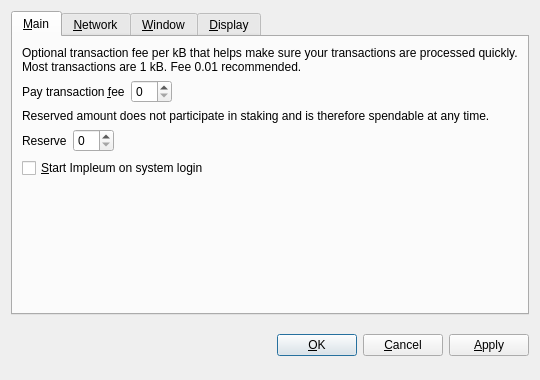
<?xml version="1.0" encoding="UTF-8"?>
<ui version="4.0">
 <class>OptionsDialog</class>
 <widget class="QDialog" name="OptionsDialog">
  <property name="geometry">
   <rect>
    <x>0</x>
    <y>0</y>
    <width>540</width>
    <height>380</height>
   </rect>
  </property>
  <property name="windowTitle">
   <string>Options</string>
  </property>
  <property name="modal">
   <bool>true</bool>
  </property>
  <layout class="QVBoxLayout" name="verticalLayout">
   <item>
    <widget class="QTabWidget" name="tabWidget">
     <property name="tabPosition">
      <enum>QTabWidget::North</enum>
     </property>
     <property name="currentIndex">
      <number>0</number>
     </property>
     <widget class="QWidget" name="tabMain">
      <attribute name="title">
       <string>&amp;Main</string>
      </attribute>
      <layout class="QVBoxLayout" name="verticalLayout_Main">
       <item>
        <widget class="QLabel" name="transactionFeeInfoLabel">
         <property name="text">
          <string>Optional transaction fee per kB that helps make sure your transactions are processed quickly. Most transactions are 1 kB. Fee 0.01 recommended.</string>
         </property>
         <property name="textFormat">
          <enum>Qt::PlainText</enum>
         </property>
         <property name="wordWrap">
          <bool>true</bool>
         </property>
        </widget>
       </item>
       <item>
        <layout class="QHBoxLayout" name="horizontalLayoutFee">
         <item>
          <widget class="QLabel" name="transactionFeeLabel">
           <property name="text">
            <string>Pay transaction &amp;fee</string>
           </property>
           <property name="textFormat">
            <enum>Qt::PlainText</enum>
           </property>
           <property name="buddy">
            <cstring>transactionFee</cstring>
           </property>
          </widget>
         </item>
         <item>
          <widget class="BitcoinAmountField" name="transactionFee"/>
         </item>
         <item>
          <spacer name="horizontalSpacerFee">
           <property name="orientation">
            <enum>Qt::Horizontal</enum>
           </property>
           <property name="sizeHint" stdset="0">
            <size>
             <width>40</width>
             <height>20</height>
            </size>
           </property>
          </spacer>
         </item>
        </layout>
       </item>
       <item>
        <widget class="QLabel" name="reserveBalanceInfoLabel">
         <property name="text">
          <string>Reserved amount does not participate in staking and is therefore spendable at any time.</string>
         </property>
         <property name="textFormat">
          <enum>Qt::PlainText</enum>
         </property>
         <property name="wordWrap">
          <bool>true</bool>
         </property>
        </widget>
       </item>
       <item>
        <layout class="QHBoxLayout" name="horizontalLayoutReserveBalance">
         <item>
          <widget class="QLabel" name="reserveBalanceLabel">
           <property name="text">
            <string>Reserve</string>
           </property>
           <property name="textFormat">
            <enum>Qt::PlainText</enum>
           </property>
           <property name="buddy">
            <cstring>reserveBalance</cstring>
           </property>
          </widget>
         </item>
         <item>
          <widget class="BitcoinAmountField" name="reserveBalance"/>
         </item>
         <item>
          <spacer name="horizontalSpacerReserveBalance">
           <property name="orientation">
            <enum>Qt::Horizontal</enum>
           </property>
           <property name="sizeHint" stdset="0">
            <size>
             <width>40</width>
             <height>20</height>
            </size>
           </property>
          </spacer>
         </item>
        </layout>
       </item>
       <item>
        <widget class="QCheckBox" name="bitcoinAtStartup">
         <property name="toolTip">
          <string>Automatically start Impleum after logging in to the system.</string>
         </property>
         <property name="text">
          <string>&amp;Start Impleum on system login</string>
         </property>
        </widget>
       </item>
       <item>
        <spacer name="verticalSpacer_Main">
         <property name="orientation">
          <enum>Qt::Vertical</enum>
         </property>
         <property name="sizeHint" stdset="0">
          <size>
           <width>20</width>
           <height>40</height>
          </size>
         </property>
        </spacer>
       </item>
      </layout>
     </widget>
     <widget class="QWidget" name="tabNetwork">
      <attribute name="title">
       <string>&amp;Network</string>
      </attribute>
      <layout class="QVBoxLayout" name="verticalLayout_Network">
       <item>
        <widget class="QCheckBox" name="mapPortUpnp">
         <property name="toolTip">
          <string>Automatically open the Impleum client port on the router. This only works when your router supports UPnP and it is enabled.</string>
         </property>
         <property name="text">
          <string>Map port using &amp;UPnP</string>
         </property>
        </widget>
       </item>
       <item>
        <widget class="QCheckBox" name="connectSocks">
         <property name="toolTip">
          <string>Connect to the Impleum network through a SOCKS5 proxy (e.g. when connecting through Tor).</string>
         </property>
         <property name="text">
          <string>&amp;Connect through SOCKS5 proxy:</string>
         </property>
        </widget>
       </item>
       <item>
        <layout class="QHBoxLayout" name="horizontalLayout_Network">
         <item>
          <widget class="QLabel" name="proxyIpLabel">
           <property name="text">
            <string>Proxy &amp;IP:</string>
           </property>
           <property name="textFormat">
            <enum>Qt::PlainText</enum>
           </property>
           <property name="buddy">
            <cstring>proxyIp</cstring>
           </property>
          </widget>
         </item>
         <item>
          <widget class="QValidatedLineEdit" name="proxyIp">
           <property name="maximumSize">
            <size>
             <width>140</width>
             <height>16777215</height>
            </size>
           </property>
           <property name="toolTip">
            <string>IP address of the proxy (e.g. 127.0.0.1)</string>
           </property>
          </widget>
         </item>
         <item>
          <widget class="QLabel" name="proxyPortLabel">
           <property name="text">
            <string>&amp;Port:</string>
           </property>
           <property name="textFormat">
            <enum>Qt::PlainText</enum>
           </property>
           <property name="buddy">
            <cstring>proxyPort</cstring>
           </property>
          </widget>
         </item>
         <item>
          <widget class="QLineEdit" name="proxyPort">
           <property name="maximumSize">
            <size>
             <width>55</width>
             <height>16777215</height>
            </size>
           </property>
           <property name="toolTip">
            <string>Port of the proxy (e.g. 9050)</string>
           </property>
          </widget>
         </item>
         <item>
          <spacer name="horizontalSpacer_Network">
           <property name="orientation">
            <enum>Qt::Horizontal</enum>
           </property>
           <property name="sizeHint" stdset="0">
            <size>
             <width>40</width>
             <height>20</height>
            </size>
           </property>
          </spacer>
         </item>
        </layout>
       </item>
       <item>
        <spacer name="verticalSpacer_Network">
         <property name="orientation">
          <enum>Qt::Vertical</enum>
         </property>
         <property name="sizeHint" stdset="0">
          <size>
           <width>20</width>
           <height>40</height>
          </size>
         </property>
        </spacer>
       </item>
      </layout>
     </widget>
     <widget class="QWidget" name="tabWindow">
      <attribute name="title">
       <string>&amp;Window</string>
      </attribute>
      <layout class="QVBoxLayout" name="verticalLayout_Window">
       <item>
        <widget class="QCheckBox" name="minimizeToTray">
         <property name="toolTip">
          <string>Show only a tray icon after minimizing the window.</string>
         </property>
         <property name="text">
          <string>&amp;Minimize to the tray instead of the taskbar</string>
         </property>
        </widget>
       </item>
       <item>
        <widget class="QCheckBox" name="minimizeOnClose">
         <property name="toolTip">
          <string>Minimize instead of exit the application when the window is closed. When this option is enabled, the application will be closed only after selecting Quit in the menu.</string>
         </property>
         <property name="text">
          <string>M&amp;inimize on close</string>
         </property>
        </widget>
       </item>
       <item>
        <spacer name="verticalSpacer_Window">
         <property name="orientation">
          <enum>Qt::Vertical</enum>
         </property>
         <property name="sizeHint" stdset="0">
          <size>
           <width>20</width>
           <height>40</height>
          </size>
         </property>
        </spacer>
       </item>
      </layout>
     </widget>
     <widget class="QWidget" name="tabDisplay">
      <attribute name="title">
       <string>&amp;Display</string>
      </attribute>
      <layout class="QVBoxLayout" name="verticalLayout_Display">
       <item>
        <layout class="QHBoxLayout" name="horizontalLayout_1_Display">
         <item>
          <widget class="QLabel" name="langLabel">
           <property name="text">
            <string>User Interface &amp;language:</string>
           </property>
           <property name="textFormat">
            <enum>Qt::PlainText</enum>
           </property>
           <property name="buddy">
            <cstring>lang</cstring>
           </property>
          </widget>
         </item>
         <item>
          <widget class="QValueComboBox" name="lang">
           <property name="toolTip">
            <string>The user interface language can be set here. This setting will take effect after restarting Impleum.</string>
           </property>
          </widget>
         </item>
        </layout>
       </item>
       <item>
        <layout class="QHBoxLayout" name="horizontalLayout_2_Display">
         <item>
          <widget class="QLabel" name="unitLabel">
           <property name="text">
            <string>&amp;Unit to show amounts in:</string>
           </property>
           <property name="textFormat">
            <enum>Qt::PlainText</enum>
           </property>
           <property name="buddy">
            <cstring>unit</cstring>
           </property>
          </widget>
         </item>
         <item>
          <widget class="QValueComboBox" name="unit">
           <property name="toolTip">
            <string>Choose the default subdivision unit to show in the interface and when sending coins.</string>
           </property>
          </widget>
         </item>
        </layout>
       </item>
       <item>
        <widget class="QCheckBox" name="coinControlFeatures">
         <property name="toolTip">
          <string>Whether to show coin control features or not.</string>
         </property>
         <property name="text">
          <string>Display coin &amp;control features (experts only!)</string>
         </property>
        </widget>
       </item>
       <item>
        <widget class="QCheckBox" name="useBlackTheme">
         <property name="text">
          <string>Use black visual theme (requires restart)</string>
         </property>
        </widget>
       </item>
       <item>
        <spacer name="verticalSpacer_Display">
         <property name="orientation">
          <enum>Qt::Vertical</enum>
         </property>
         <property name="sizeHint" stdset="0">
          <size>
           <width>20</width>
           <height>40</height>
          </size>
         </property>
        </spacer>
       </item>
      </layout>
     </widget>
    </widget>
   </item>
   <item>
    <layout class="QHBoxLayout" name="horizontalLayout_Buttons">
     <item>
      <spacer name="horizontalSpacer_1">
       <property name="orientation">
        <enum>Qt::Horizontal</enum>
       </property>
       <property name="sizeHint" stdset="0">
        <size>
         <width>40</width>
         <height>48</height>
        </size>
       </property>
      </spacer>
     </item>
     <item>
      <widget class="QLabel" name="statusLabel">
       <property name="font">
        <font>
         <weight>75</weight>
         <bold>true</bold>
        </font>
       </property>
       <property name="text">
        <string/>
       </property>
       <property name="textFormat">
        <enum>Qt::PlainText</enum>
       </property>
       <property name="wordWrap">
        <bool>true</bool>
       </property>
      </widget>
     </item>
     <item>
      <spacer name="horizontalSpacer_2">
       <property name="orientation">
        <enum>Qt::Horizontal</enum>
       </property>
       <property name="sizeHint" stdset="0">
        <size>
         <width>40</width>
         <height>48</height>
        </size>
       </property>
      </spacer>
     </item>
     <item>
      <widget class="QPushButton" name="okButton">
       <property name="text">
        <string>&amp;OK</string>
       </property>
      </widget>
     </item>
     <item>
      <widget class="QPushButton" name="cancelButton">
       <property name="text">
        <string>&amp;Cancel</string>
       </property>
       <property name="autoDefault">
        <bool>false</bool>
       </property>
      </widget>
     </item>
     <item>
      <widget class="QPushButton" name="applyButton">
       <property name="text">
        <string>&amp;Apply</string>
       </property>
       <property name="autoDefault">
        <bool>false</bool>
       </property>
      </widget>
     </item>
    </layout>
   </item>
  </layout>
 </widget>
 <customwidgets>
  <customwidget>
   <class>BitcoinAmountField</class>
   <extends>QSpinBox</extends>
   <header>bitcoinamountfield.h</header>
  </customwidget>
  <customwidget>
   <class>QValueComboBox</class>
   <extends>QComboBox</extends>
   <header>qvaluecombobox.h</header>
  </customwidget>
  <customwidget>
   <class>QValidatedLineEdit</class>
   <extends>QLineEdit</extends>
   <header>qvalidatedlineedit.h</header>
  </customwidget>
 </customwidgets>
 <resources/>
 <connections/>
</ui>
